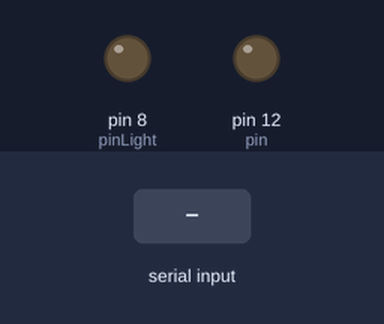
This sketch was run on a simulated Arduino Uno, built with avr-gcc and run on an emulated ATmega328P. On the bench: output pins drawn as LEDs (lit = HIGH). The inputs (shaded band) are chosen by the test bench.

Above: at 1.2 s.
1.3 s: byte 3 (3) received over Serial
At 2.0 s:
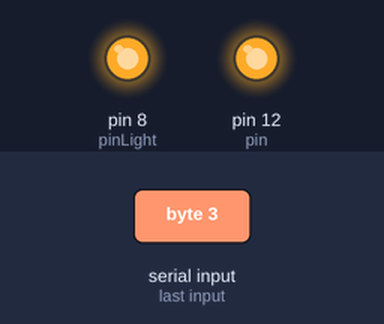
2.8 s: byte 2 (2) received over Serial
At 3.2 s:
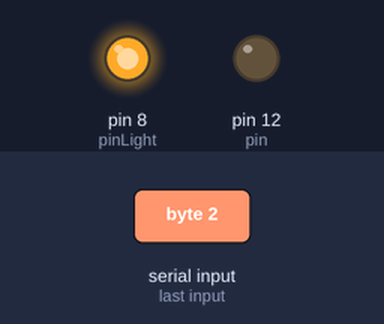
Timing chart, 0 to 5.8 s (numbered marks = the images above; inputs shaded):
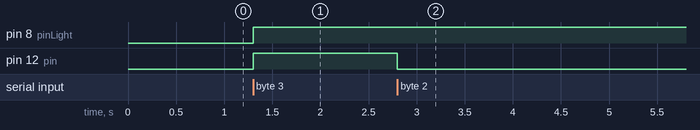

The sketch:

relay.ino
```cpp
#define pin 12
#define pinLight 8

void setup() {
    Serial.begin(9600);
    pinMode(pin, OUTPUT);//relay
    pinMode(pinLight, OUTPUT);//light
}

void loop() {
    byte incomingByte;
    incomingByte = Serial.read();
//    Serial.print("incoming byte is: ");
//    Serial.println(incomingByte, DEC);
    switch (incomingByte) {
        case 3  :  digitalWrite(pinLight, HIGH);
        case 1  :   digitalWrite(pin, HIGH);
                    break;
        case 4  :  digitalWrite(pinLight, LOW);
        case 2  :   digitalWrite(pin, LOW);
                    break;
        default :
                    break;
    }
}
```

Measured:
- after the input at 1.3 s, pin 8 (pinLight), pin 12 (pin): LOW → HIGH at once
- after the input at 2.8 s, pin 12 (pin): HIGH → LOW at once
